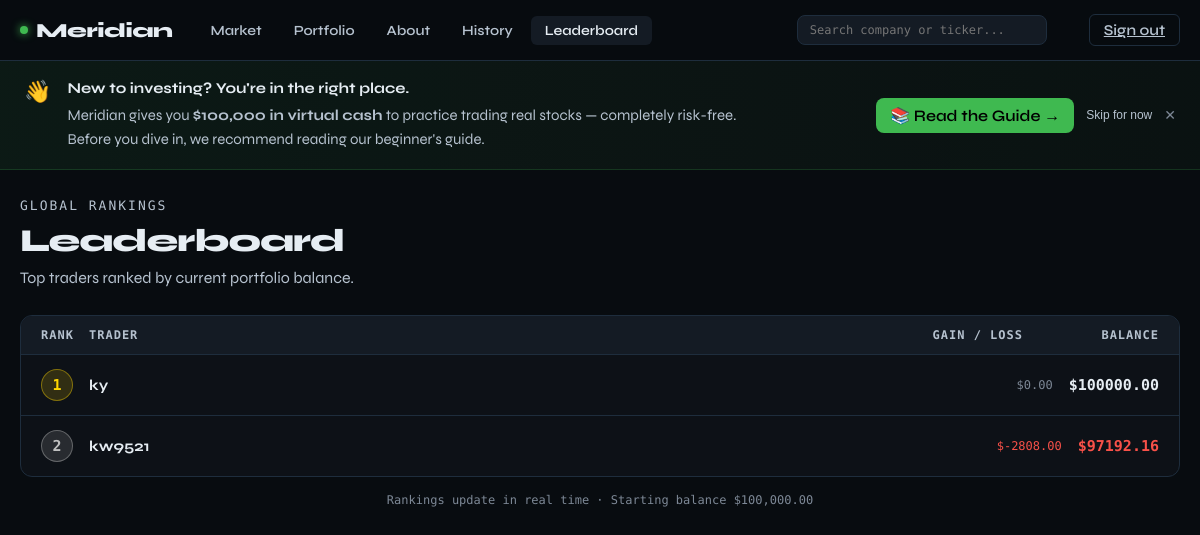
Page /leaderboard/ on the committed database.
### leaderboard/models.py (models this page shows, shortened)
class Leaderboard(models.Model):
    profile = models.ForeignKey(Profile, on_delete=models.CASCADE, related_name='leaderboard_entries')
    score = models.DecimalField(max_digits=10, decimal_places=2)  # mirrors Profile.balance
    class Meta:
        ordering = ['-score']  # order descending

### login/models.py (models this page shows, shortened)
class Profile(models.Model):
    user = models.OneToOneField(User, on_delete=models.CASCADE)
    balance = models.FloatField(default=100000.0)

### leaderboard/views.py (the view)
# urls.py: path('', views.leaderboard_view, name='leaderboard'),
def leaderboard_view(request):
    for profile in Profile.objects.select_related('user'):
        Leaderboard.objects.update_or_create(
            profile=profile,
            defaults={'score': profile.balance}
        )
    top_entries = Leaderboard.objects.select_related('profile')[:10]
    context = {
        'top_entries': top_entries,
    }
    return render(request, 'leaderboard.html', context)

### leaderboard/templates/leaderboard.html (shortened to what this page needs)
{% extends "stocks/base.html" %}
{% block nav_leaderboard %}active{% endblock %}
{% block content %}
{% load static %}
<div class="animate-in">
  <div style="margin-bottom:28px">
    <div style="font-family:var(--font-mono);font-size:13px;color:var(--text2);text-transform:uppercase;letter-spacing:2px;margin-bottom:8px">Global Rankings</div>
    <h1 style="font-size:32px;font-weight:800;letter-spacing:-1px">Leaderboard</h1>
    <p style="color:var(--text2);margin-top:8px;font-size:16px">Top traders ranked by current portfolio balance.</p>
  </div>
  <div style="background:var(--bg2);border:1px solid var(--border);border-radius:12px;overflow:hidden">
    <div style="display:flex;align-items:center;gap:16px;padding:12px 20px;background:var(--bg3);border-bottom:1px solid var(--border)">
      <div style="width:32px;font-size:12px;font-family:var(--font-mono);color:var(--text2);text-transform:uppercase;letter-spacing:1px;font-weight:700">Rank</div>
      <div style="flex:1;font-size:12px;font-family:var(--font-mono);color:var(--text2);text-transform:uppercase;letter-spacing:1px;font-weight:700">Trader</div>
      <div style="font-size:12px;font-family:var(--font-mono);color:var(--text2);text-transform:uppercase;letter-spacing:1px;text-align:right;min-width:80px;font-weight:700">Gain / Loss</div>
      <div style="font-size:12px;font-family:var(--font-mono);color:var(--text2);text-transform:uppercase;letter-spacing:1px;text-align:right;min-width:120px;font-weight:700">Balance</div>
    </div>
    {% for entry in top_entries %}
    {% with rank=forloop.counter %}
    <div class="lb-row {% if entry.profile.user == request.user %}current-user{% endif %}">
      <div>
        {% if rank == 1 %}
          <div class="rank-badge rank-1">1</div>
        {% elif rank == 2 %}
          <div class="rank-badge rank-2">2</div>
        {% elif rank == 3 %}
          <div class="rank-badge rank-3">3</div>
        {% else %}
          <div class="rank-badge rank-other">{{ rank }}</div>
        {% endif %}
      </div>
      <div class="username">
        {{ entry.profile.user }}
      </div>
      {% with gain=entry.score|add:"-100000" %}
      <div class="gain-col">
        {% if entry.score > 100000 %}
          <span style="color:var(--green)">+${{ gain|floatformat:2 }}</span>
        {% elif entry.score < 100000 %}
          <span style="color:var(--red)">${{ gain|floatformat:2 }}</span>
        {% else %}
          <span style="color:var(--text3)">$0.00</span>
        {% endif %}
      </div>
      {% endwith %}
      <div class="balance-col">
        {% if entry.score > 100000 %}
          <span style="color:var(--green)">${{ entry.score|floatformat:2 }}</span>
        {% elif entry.score < 100000 %}
          <span style="color:var(--red)">${{ entry.score|floatformat:2 }}</span>
        {% else %}
          <span style="color:var(--text)">${{ entry.score|floatformat:2 }}</span>
        {% endif %}
      </div>
    </div>
    {% endwith %}
    {% empty %}
    <div style="padding:60px;text-align:center;color:var(--text2)">
      <div style="font-size:36px;margin-bottom:12px">📊</div>
      <div style="font-weight:700;margin-bottom:6px">No traders yet</div>
      <div style="font-size:14px">Be the first to make a trade and claim the top spot.</div>
    </div>
    {% endfor %}
  </div>
  <div style="margin-top:16px;text-align:center;font-size:12px;color:var(--text3);font-family:var(--font-mono)">
    Rankings update in real time · Starting balance $100,000.00
  </div>
</div>
{% endblock %}

### stocks/static/base.css (style rules this page uses)
*, *::before, *::after { box-sizing: border-box; margin: 0; padding: 0; }
:root { --bg: #080c10; --bg2: #0d1117; --bg3: #141b24; --bg4: #1c2633; --border: #1e2d3d; --border2: #243447; --text: #e6edf3; --text2: #b6c2cf; --text3: #7d8896; --green: #3fb950; --green2: #238636; --green-glow: rgba(63, 185, 80, 0.15); --red: #f85149; --red2: #da3633; --red-glow: rgba(248, 81, 73, 0.15); --accent: #58a6ff; --accent2: #1f6feb; --font-mono: 'Space Mono', monospace; --font-display: 'Syne', sans-serif; }
html, body { height: 100%; background: var(--bg); color: var(--text); font-family: var(--font-display); -webkit-font-smoothing: antialiased; font-size: 16px; }
.animate-in { animation: fadeIn 0.4s ease forwards }

### leaderboard/templates/leaderboard.html (style rules this page uses)
.rank-badge { width: 32px; height: 32px; border-radius: 50%; display: inline-flex; align-items: center; justify-content: center; font-family: var(--font-mono); font-weight: 700; font-size: 15px; }
.rank-1 { background: rgba(255,215,0,0.15); color: #FFD700; border: 1px solid rgba(255,215,0,0.4); }
.rank-2 { background: rgba(192,192,192,0.15); color: #C0C0C0; border: 1px solid rgba(192,192,192,0.4); }
.lb-row { display: flex; align-items: center; gap: 16px; padding: 14px 20px; border-bottom: 1px solid var(--border); transition: background 0.15s; cursor: default; }
.lb-row:last-child { border-bottom: none; }
.username { flex: 1; font-weight: 700; font-size: 15px; color: var(--text); }
.balance-col { font-family: var(--font-mono); font-weight: 700; font-size: 15px; text-align: right; }
.gain-col { font-family: var(--font-mono); font-size: 12px; text-align: right; min-width: 80px; }

### rows in the picture
Leaderboard: shows "1", profile.user "ky", shows "$0.00", score "100000.00"
Leaderboard: shows "2", profile.user "kw9521", value "-2808.00", score "97192.16"
